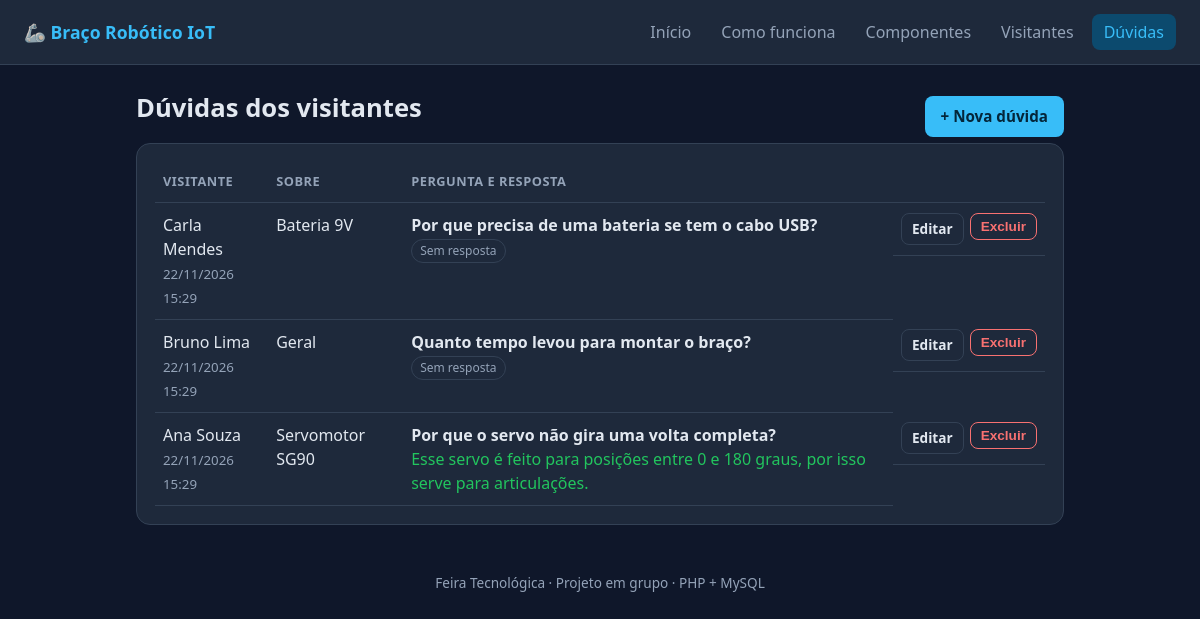
/duvidas.php, run on the app's committed database.
### tables this page shows
CREATE TABLE duvidas (
  id            INT UNSIGNED NOT NULL AUTO_INCREMENT,
  visitante_id  INT UNSIGNED NOT NULL,
  componente_id INT UNSIGNED NULL,
  pergunta      VARCHAR(500) NOT NULL,
  resposta      VARCHAR(500) NULL,
  criado_em     TIMESTAMP    NOT NULL DEFAULT CURRENT_TIMESTAMP,
  PRIMARY KEY (id),
  KEY idx_duvidas_visitante (visitante_id),
  KEY idx_duvidas_componente (componente_id),
  CONSTRAINT fk_duvidas_visitante FOREIGN KEY (visitante_id)
    REFERENCES visitantes (id)  ON DELETE CASCADE  ON UPDATE CASCADE,
  CONSTRAINT fk_duvidas_componente FOREIGN KEY (componente_id)
    REFERENCES componentes (id) ON DELETE SET NULL ON UPDATE CASCADE
);

CREATE TABLE visitantes (
  id          INT UNSIGNED NOT NULL AUTO_INCREMENT,
  nome        VARCHAR(100) NOT NULL,
  email       VARCHAR(120) NOT NULL,
  instituicao VARCHAR(100) NULL,                            
  criado_em   TIMESTAMP    NOT NULL DEFAULT CURRENT_TIMESTAMP,
  PRIMARY KEY (id),
  UNIQUE KEY uq_visitantes_email (email)                    
);

CREATE TABLE componentes (
  id            INT UNSIGNED     NOT NULL AUTO_INCREMENT,
  categoria_id  INT UNSIGNED     NOT NULL,
  nome          VARCHAR(80)      NOT NULL,
  descricao     VARCHAR(500)     NOT NULL,                  
  quantidade    TINYINT UNSIGNED NOT NULL DEFAULT 1,        
  criado_em     TIMESTAMP        NOT NULL DEFAULT CURRENT_TIMESTAMP,
  atualizado_em TIMESTAMP        NOT NULL DEFAULT CURRENT_TIMESTAMP
                                 ON UPDATE CURRENT_TIMESTAMP,
  PRIMARY KEY (id),
  UNIQUE KEY uq_componentes_nome (nome),
  KEY idx_componentes_categoria (categoria_id),
  CONSTRAINT ck_componentes_qtd CHECK (quantidade BETWEEN 1 AND 99),
  CONSTRAINT fk_componentes_categoria FOREIGN KEY (categoria_id)
    REFERENCES categorias (id) ON DELETE RESTRICT ON UPDATE CASCADE
);

### src/bootstrap.php (called while the page is built, shortened)
<?php
spl_autoload_register(function (string $classe): void {
    $prefixo = 'App\\';
    $arquivo = __DIR__ . '/' . str_replace('\\', '/', substr($classe, strlen($prefixo))) . '.php';
});
require __DIR__ . '/helpers.php';

### config/config.php (called while the page is built)
<?php
return [
    'db' => [
        'host'    => getenv('DB_HOST') ?: '127.0.0.1',
        'port'    => getenv('DB_PORT') ?: '3306',
        'name'    => getenv('DB_NAME') ?: 'braco_robotico',
        'user'    => getenv('DB_USER') ?: 'root',
        'pass'    => getenv('DB_PASS') !== false ? getenv('DB_PASS') : '',
        'charset' => 'utf8mb4',
    ],
];

### src/Database.php (called while the page is built, shortened)
<?php
class Database
{
    private static ?PDO $pdo = null;
    public static function conectar(): PDO
    {
        if (self::$pdo === null) {
            $c = (require __DIR__ . '/../config/config.php')['db'];
            $dsn = "mysql:host={$c['host']};port={$c['port']};dbname={$c['name']};charset={$c['charset']}";
            self::$pdo = new PDO($dsn, $c['user'], $c['pass'], [
                PDO::ATTR_ERRMODE            => PDO::ERRMODE_EXCEPTION,
                PDO::ATTR_DEFAULT_FETCH_MODE => PDO::FETCH_ASSOC,
                PDO::ATTR_EMULATE_PREPARES   => false,
            ]);
        }
        return self::$pdo;
    }
}

### src/Services/DuvidaService.php (called while the page is built, shortened)
<?php
class DuvidaService
{
    private PDO $db;
    public function __construct()
    {
        $this->db = Database::conectar();
    }
    public function listar(): array
    {
        $sql = 'SELECT d.*, v.nome AS visitante, c.nome AS componente
                  FROM duvidas d
                  JOIN visitantes v       ON v.id = d.visitante_id
                  LEFT JOIN componentes c ON c.id = d.componente_id
                 ORDER BY d.criado_em DESC, d.id DESC';
        return $this->db->query($sql)->fetchAll();
    }
}

### public/duvidas.php (the view, shortened to what this page needs)
<?php
require __DIR__ . '/../src/bootstrap.php';
$servico = new DuvidaService();
$acao    = $_GET['acao'] ?? 'listar';
$id      = (int) ($_GET['id'] ?? 0);
$valores = ['visitante_id' => '', 'componente_id' => '', 'pergunta' => '', 'resposta' => ''];
if ($acao === 'novo' || $acao === 'editar') {
    $visitantes  = (new VisitanteService())->listar();
    $componentes = (new ComponenteService())->listar();
    ?>
    <h1><?= $acao === 'editar' ? 'Editar dúvida' : 'Nova dúvida' ?></h1>
    <?php if (!$visitantes) { ?>
        <div class="aviso erro">Cadastre pelo menos um visitante antes de registrar dúvidas.</div>
    <?php } ?>
    <form method="post" class="cartao form">
        <?= csrf_campo() ?>
        <input type="hidden" name="acao" value="salvar">
        <input type="hidden" name="id" value="<?= $id ?>">
        <label>Quem perguntou
            <select name="visitante_id" required>
                <option value="">Selecione…</option>
                <?php foreach ($visitantes as $v) { ?>
                    <option value="<?= $v['id'] ?>" <?= (int) $valores['visitante_id'] === (int) $v['id'] ? 'selected' : '' ?>>
                        <?= e($v['nome']) ?>
                    </option>
                <?php } ?>
            </select>
        </label>
        <label>Sobre qual componente? (opcional)
            <select name="componente_id">
                <option value="">Pergunta geral sobre o braço</option>
                <?php foreach ($componentes as $c) { ?>
                    <option value="<?= $c['id'] ?>" <?= (int) $valores['componente_id'] === (int) $c['id'] ? 'selected' : '' ?>>
                        <?= e($c['nome']) ?>
                    </option>
                <?php } ?>
            </select>
        </label>
        <label>Pergunta
            <textarea name="pergunta" maxlength="500" rows="3" required><?= e($valores['pergunta']) ?></textarea>
        </label>
        <label>Resposta da equipe (opcional)
            <textarea name="resposta" maxlength="500" rows="3"><?= e($valores['resposta']) ?></textarea>
        </label>
        <div class="acoes">
            <button class="btn" type="submit">Salvar</button>
            <a class="btn sec" href="duvidas.php">Cancelar</a>
        </div>
    </form>
<?php } else { $lista = $servico->listar(); ?>
    <div class="titulo-linha">
        <h1>Dúvidas dos visitantes</h1>
        <a class="btn" href="duvidas.php?acao=novo">+ Nova dúvida</a>
    </div>
    <div class="cartao">
    <?php if (!$lista) { ?>
        <p class="vazio">Nenhuma dúvida registrada ainda.</p>
    <?php } else { ?>
        <table>
            <thead><tr><th>Visitante</th><th>Sobre</th><th>Pergunta e resposta</th><th></th></tr></thead>
            <tbody>
            <?php foreach ($lista as $d) { ?>
                <tr>
                    <td><?= e($d['visitante']) ?><br><small><?= e(date('d/m/Y H:i', strtotime($d['criado_em']))) ?></small></td>
                    <td><?= e($d['componente'] ?? 'Geral') ?></td>
                    <td>
                        <strong><?= e($d['pergunta']) ?></strong><br>
                        <?php if ($d['resposta']) { ?>
                            <span class="resp"><?= e($d['resposta']) ?></span>
                        <?php } else { ?>
                            <span class="selo">Sem resposta</span>
                        <?php } ?>
                    </td>
                    <td class="linha-acoes">
                        <a class="btn peq sec" href="duvidas.php?acao=editar&id=<?= $d['id'] ?>">Editar</a>
                        <form method="post" onsubmit="return confirm('Excluir esta dúvida?')">
                            <button class="btn peq perigo" type="submit">Excluir</button>
                        </form>
                    </td>
                </tr>
            <?php } ?>
            </tbody>
        </table>
    <?php } ?>
    </div>
<?php }

### public/css/style.css (style rules this page uses)
:root { --bg:#0f172a;--card:#1e293b;--txt:#e2e8f0;--mut:#94a3b8;--pri:#38bdf8;--pri-t:#0c4a6e;--ok:#22c55e;--err:#f87171;--bord:#334155 }
* { box-sizing:border-box }
body { margin:0;font-family:system-ui,Segoe UI,Roboto,sans-serif;background:var(--bg);color:var(--txt);line-height:1.5 }
h1 { margin:0 0 16px;font-size:1.6rem }
.titulo-linha { display:flex;justify-content:space-between;align-items:center;gap:12px;flex-wrap:wrap }
.cartao { background:var(--card);border:1px solid var(--bord);border-radius:14px;padding:18px;overflow-x:auto }
.btn { display:inline-block;background:var(--pri);color:#04263a;border:0;padding:9px 16px;border-radius:8px;font-weight:600;font-size:.95rem;text-decoration:none;cursor:pointer }
.btn.sec { background:transparent;color:var(--txt);border:1px solid var(--bord) }
.btn.perigo { background:transparent;color:var(--err);border:1px solid var(--err) }
.btn.peq { padding:5px 10px;font-size:.85rem }
table { width:100%;border-collapse:collapse }
th,td { text-align:left;padding:10px 8px;border-bottom:1px solid var(--bord);vertical-align:top }
th { color:var(--mut);font-size:.8rem;text-transform:uppercase;letter-spacing:.04em }
small { color:var(--mut) }
a { color:var(--pri) }
.linha-acoes { display:flex;gap:6px;justify-content:flex-end;white-space:nowrap }
.linha-acoes form { margin:0 }
.resp { color:var(--ok) }
.selo { display:inline-block;font-size:.75rem;padding:2px 8px;border-radius:99px;border:1px solid var(--bord);color:var(--mut) }

### data on the page
duvidas: visitante.nome "Carla Mendes", criado_em "22/11/2026 15:29", componente.nome "Bateria 9V", pergunta "Por que precisa de uma bateria se tem o cabo USB?", shows "Sem resposta"
duvidas: visitante.nome "Bruno Lima", criado_em "22/11/2026 15:29", componente "Geral", pergunta "Quanto tempo levou para montar o braço?", shows "Sem resposta"
duvidas: visitante.nome "Ana Souza", criado_em "22/11/2026 15:29", componente.nome "Servomotor SG90", pergunta "Por que o servo não gira uma volta completa?", resposta "Esse servo é feito para posições entre 0 e 180 graus, por isso serve para articulações."

### other printed values
$rotulo "Início"
$rotulo "Como funciona"
$rotulo "Componentes"
$rotulo "Visitantes"
$rotulo "Dúvidas"
